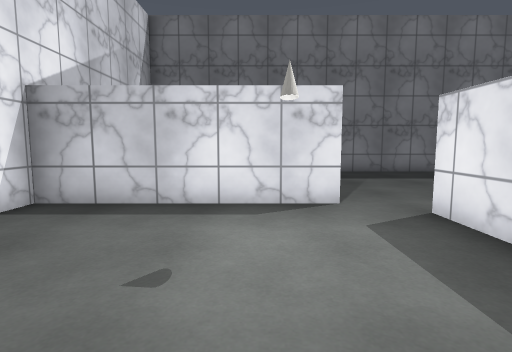
view 1 (above)

16 first-person views from a walk through a Unity game level. The camera is 1.2 m above the floor, tilts 6° down and sees 80° across. The floor is counted in squares, 1 m on a side. Each view is taken from the middle of a square. On the plan, view 1 faces up. The plan holds only what a view shows up to about 13 squares ahead; the rest is blank. Some surface patterns are stand-ins.

view 2
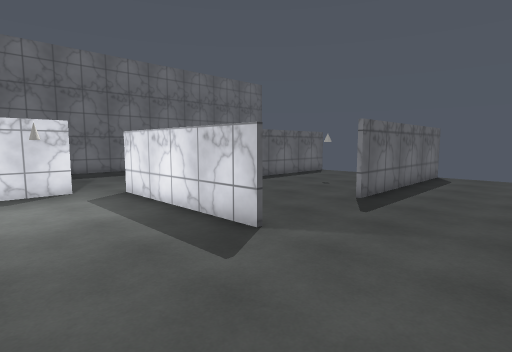

view 3
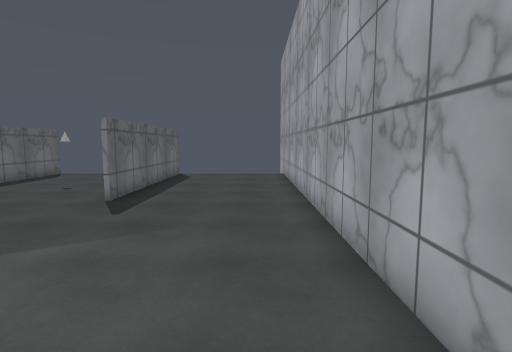

view 4
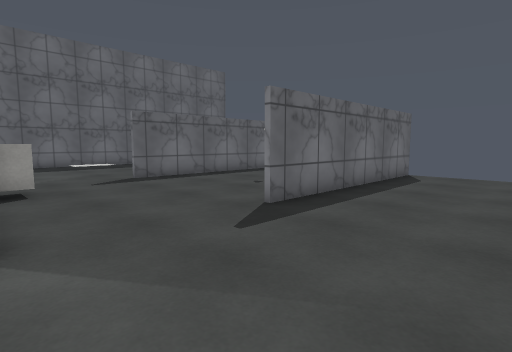

view 5
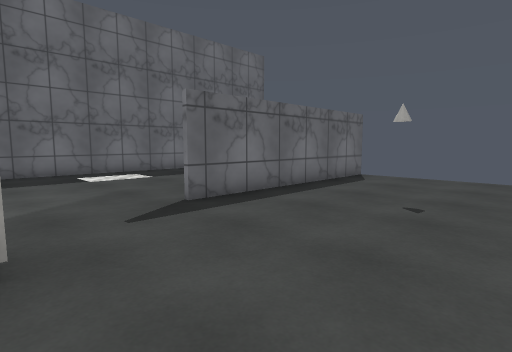

view 6
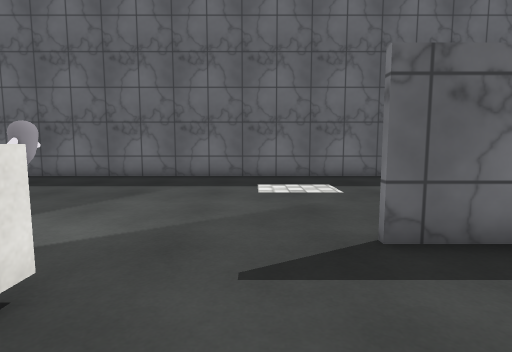

view 7
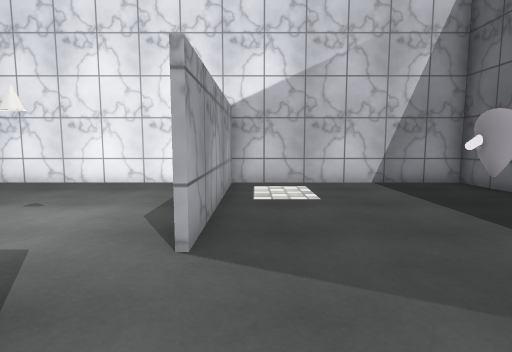

view 8
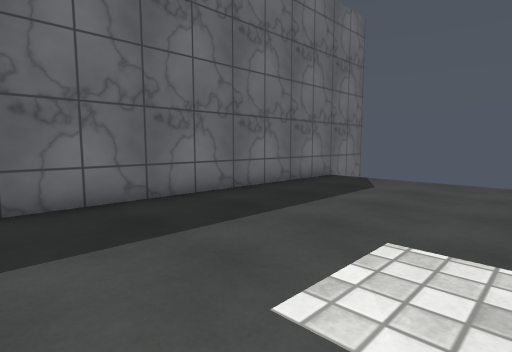

view 9
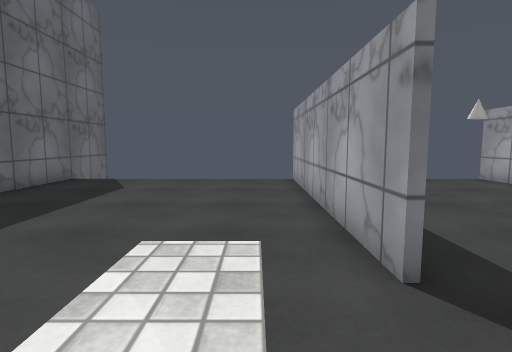

view 10
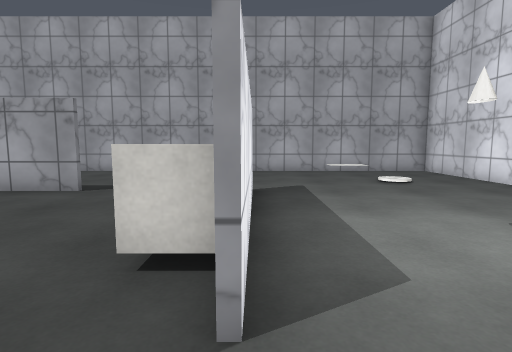

view 11
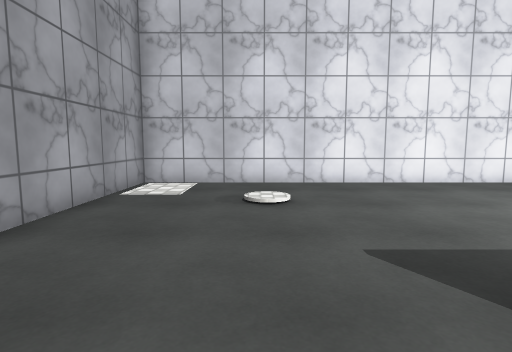

view 12
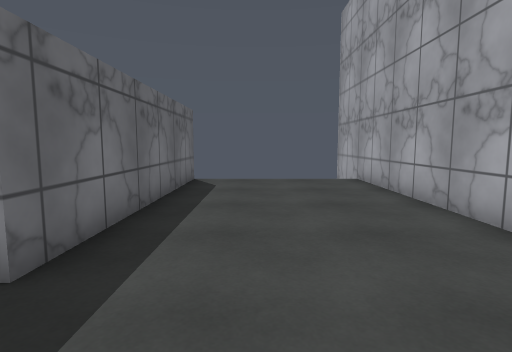

view 13
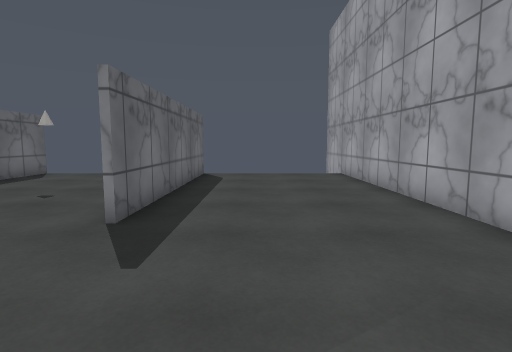

view 14
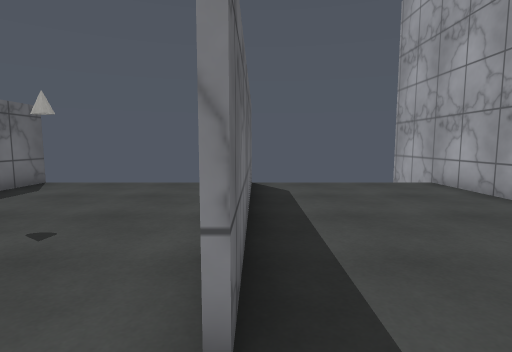

view 15
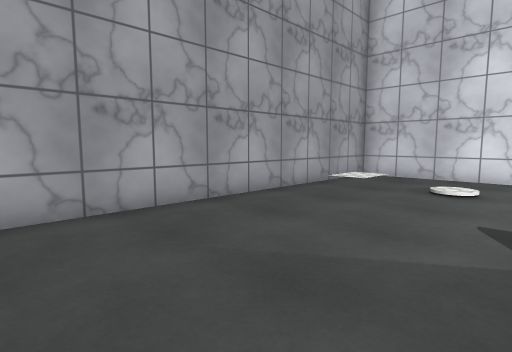

view 16
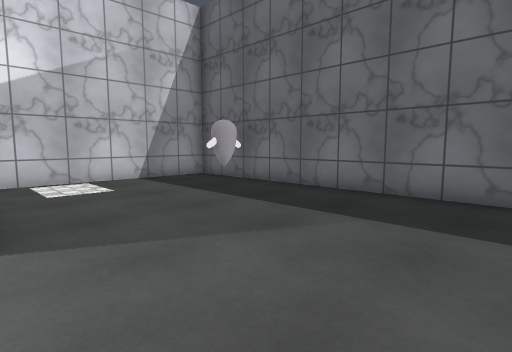

### Floor plan
Points are (right, up) in squares from view 1. A wall is a line through its corners. A room is listed if a view was taken in it or the views show most of it. See-through windows are left out.
Room 1 (views 1, 2, 3, 4, 5, 6, 7, 8, 9, 10, 11, 12, 13, 14, 15, 16)
walls: (7.5, 5.7) (15.5, 5.7); (3.1, -1) (3.1, 5.4); (1.8, 6.1) (-4.5, 6.1) (-4.5, -6.5) (16.5, -6.5); (7.5, -0.7) (9.6, -0.7); (14.1, -0.7) (15.5, -0.7); (15.5, 5.6) (7.5, 5.6); (15.5, -0.9) (7.5, -0.9); (16.5, 13.4) (-4.5, 13.4) (-4.5, 6.3) (1.8, 6.3)
objects: other object (-2, 12) to (-2, 13); other object (0, 3); cube (4, 3) to (4, 4); other object (11, 3)

Positions as (right, up) in squares from view 1, and headings:
1: (0, 0), facing up
2: (-1, -5), facing up-right
3: (-1, -5), facing right
4: (3, -5), facing up-right
5: (4, 0), facing up-right
6: (6, 2), facing up
7: (5, 7), facing left
8: (5, 7), facing up-right
9: (5, 7), facing right
10: (3, 7), facing down
11: (5, -3), facing left
12: (5, -3), facing right
13: (3, -3), facing right
14: (6, -1), facing right
15: (7, -1), facing down-left
16: (6, 6), facing up-left
